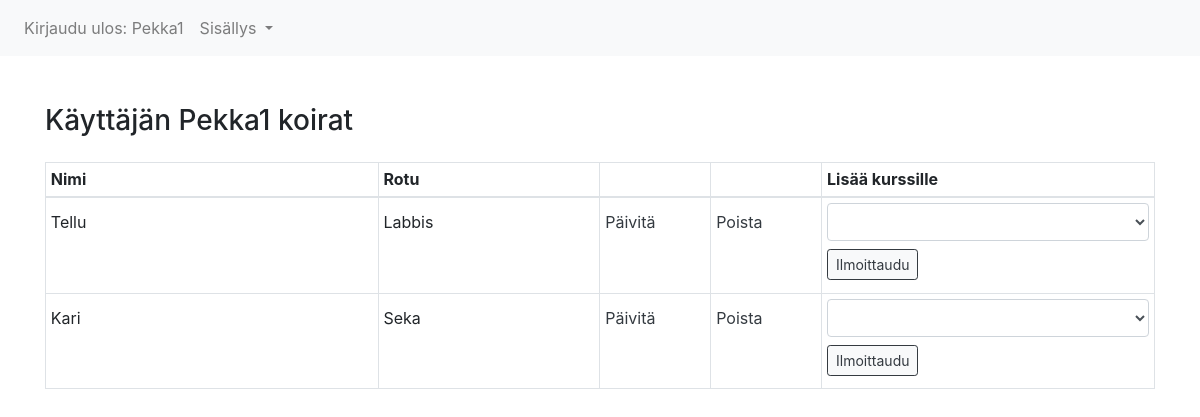
The page /dogs (signed in) on the database as committed earlier.
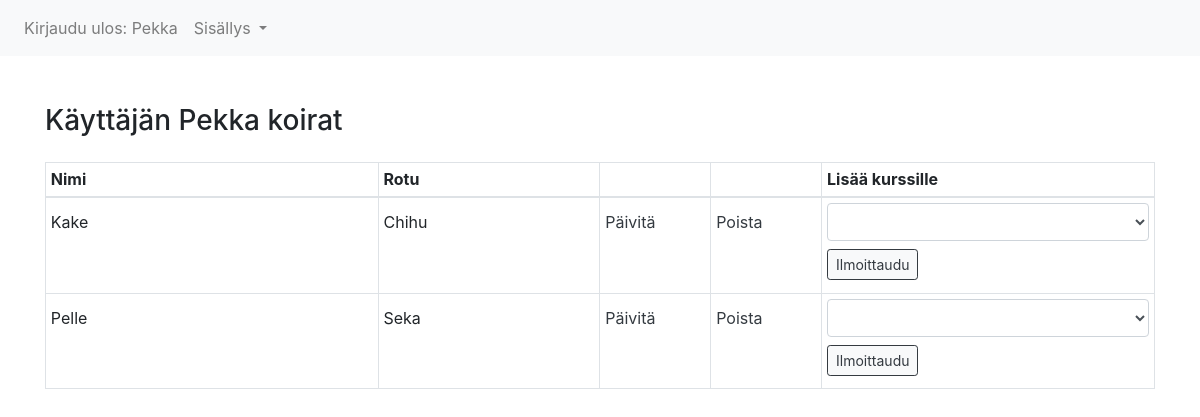
The same page on the database as committed later.
### application/auth/models.py (models this page shows, shortened)
class User(Base):
    __tablename__ = "account"
    username = db.Column(db.String(144), unique=True, nullable=False)
    password = db.Column(db.String(144), nullable=False)
    dogs = db.relationship("Dog", backref='account', lazy=True)

### application/dogs/models.py (models this page shows, shortened)
class Dog(Base):
    __tablename__ = "dog"
    race = db.Column(db.String(200), nullable=False)
    account_id = db.Column(db.Integer, db.ForeignKey('account.id'),
                           nullable=False)
    enrolment = db.relationship("Enrolment", backref='dog', lazy=True)
    @staticmethod
    def find_dogs_of_user(user_id):
        stmt = text("SELECT Dog.id, Dog.name, Dog.race FROM Dog"
                     " WHERE Dog.account_id  =  :user_id").params(user_id=user_id)
        res = db.engine.execute(stmt)
        response = []
        for row in res:
            response.append({"id":row[0], "name":row[1], "race":row[2]})
        return response

### application/dogs/views.py (the view)
@app.route("/dogs", methods=["GET"])
@login_required
def dogs_index():
    user_id = current_user.id
    form = CoursesForm()
    return render_template("dogs/list.html", dogs=Dog.find_dogs_of_user(user_id), user = User.query.get_or_404(user_id), form = form)

### application/courses/forms.py
class CoursesForm(FlaskForm):
    course = QuerySelectField('Course', [validators.InputRequired(u'Valitse kurssi')],
                                query_factory=get_courses, get_label='name', allow_blank=True)
    class Meta:
        csrf = False

### application/__init__.py (called while the page is built)
@login_manager.user_loader
def load_user(user_id):
    return User.query.get(user_id)

### application/courses/forms.py (called while the page is built)
def get_courses():
    return Course.query

### application/templates/dogs/list.html (shortened to what this page needs)
{% extends "layout.html" %}
{% block body %}
    <div class="row justify-content-md-center mt-5">
        <div class="col-12 ">
            <h3 class="mb-4">Käyttäjän {{user.name}} koirat</h3>
            <table class="table table-sm table-bordered table-hover">
                <thead>
                    <tr>
                    <th scope="col" style="width: 30%">Nimi</th>
                    <th scope="col" style="width: 20%">Rotu</th>
                    <th scope="col" style="width: 10%"></th>
                    <th scope="col" style="width: 10%"></th>
                    <th scope="col" style="width: 30%">Lisää kurssille</th>
                    </tr>
                </thead>
                {% for dog in dogs %}
                    <form method="POST" action="{{ url_for('new_enrolment') }}">
                        <tr>
                        <td style="vertical-align:baseline">{{ dog.name }} </td>
                        <td style="vertical-align:baseline">{{ dog.race }}</td>
                        <td style="vertical-align:baseline"><a href="/update/{{dog.id}}" class="text-dark">Päivitä</a></td>
                        <td style="vertical-align:baseline"><a href="/delete/{{dog.id}}" class="text-dark">Poista</a></td>
                        <td style="vertical-align:baseline">{{ form.course(class_='form-control') }} <input type="submit" class="btn btn-light btn-sm mt-2 mb-2 btn-outline-dark" value="Ilmoittaudu"/></td>
                        </tr>
                    </form>
                {% endfor %}
            </table>
        </div>
    </div>
{% endblock %}

### application/templates/layout.html (shortened to what this page needs)
<!DOCTYPE html>
<html>
  <head>
    <link rel="stylesheet" href="https://stackpath.bootstrapcdn.com/bootstrap/4.4.1/css/bootstrap.min.css">
  </head>
  <body>
    <nav class="navbar navbar-expand-sm navbar-light bg-light">
        <ul class="navbar-nav mr-auto">
          {% if current_user.is_authenticated %}
            <li class="nav-item">
              <a class="nav-link" href="{{ url_for('auth_logout') }}">Kirjaudu ulos: {{ current_user.name }}</a>
            </li>
          {% endif %}
          {% if current_user.is_authenticated %}
          <li class="nav-item dropdown">
            <a class="nav-link dropdown-toggle" href="#" id="navbarDropdown" role="button" data-toggle="dropdown" aria-haspopup="true" aria-expanded="false">
              Sisällys
            </a>
          </li>
          {% endif %}
    </nav>
    <div class="container" >
      {% block body %}{% endblock %}
    </div>
  </body>
</html>

Rows that differ between the two databases and show on the page:
removed Dog: name "Tellu", race "Labbis"
removed Dog: name "Kari", race "Seka"
changed User: name "Pekka1" → "Pekka"
now on this page (row edited): Dog: name "Kake", race "Chihu"
added Dog: name "Pelle", race "Seka"
